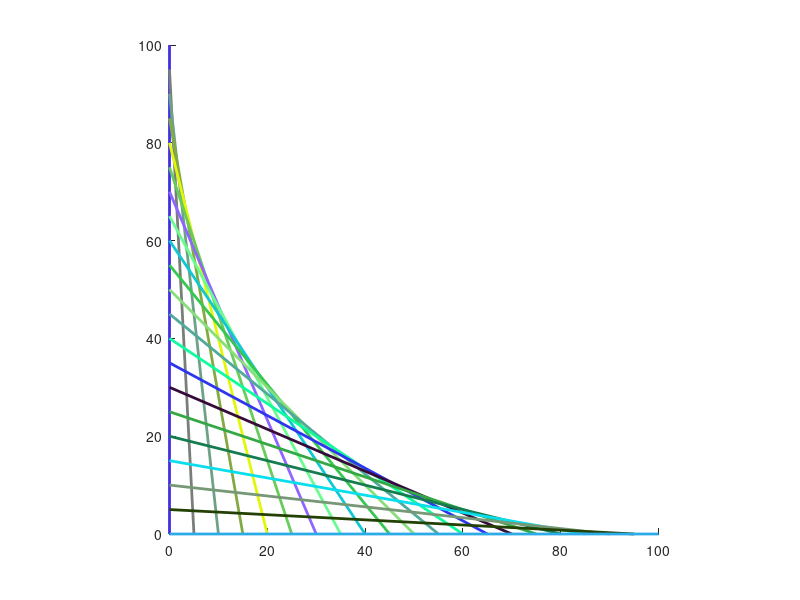

Reproduce this figure in MATLAB.
clear all;clc;
hold on
for i=0:5:100
    h=line([0 i],[100-i 0]);
    set(h,'color',rand(1,3),'linewidth',2)
end
axis('square')